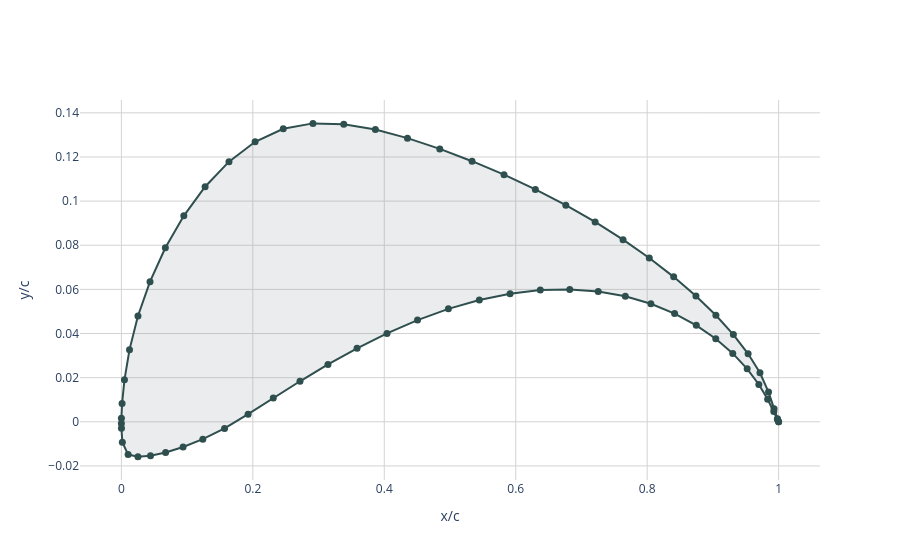

The cell this chart's notebook holds for it:
### Code cell
airfoil = Airfoil(name="s1223")
airfoil = airfoil.repanel(n_points_per_side=35)
# airfoil.draw(show=False, fill=False)
airfoil.draw(draw_markers=True, backend="plotly", save_path="./images/s1223_plotly.pdf")
